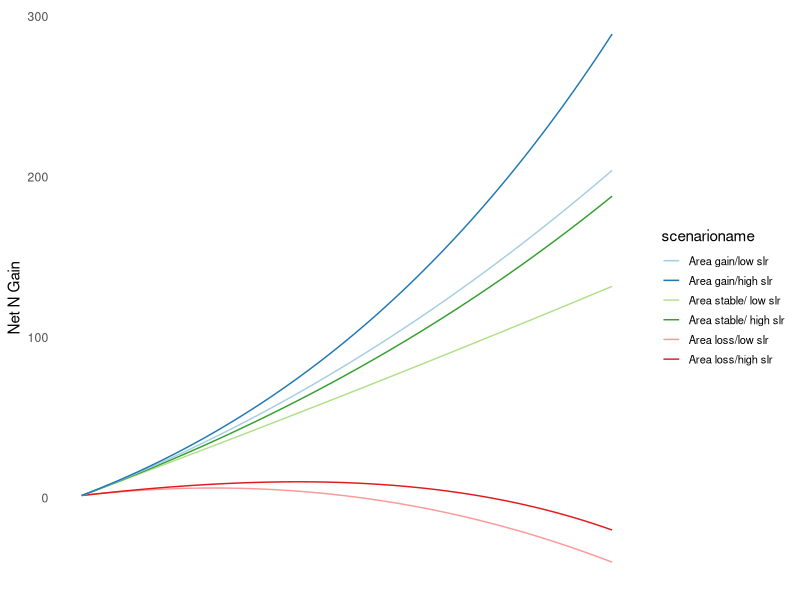
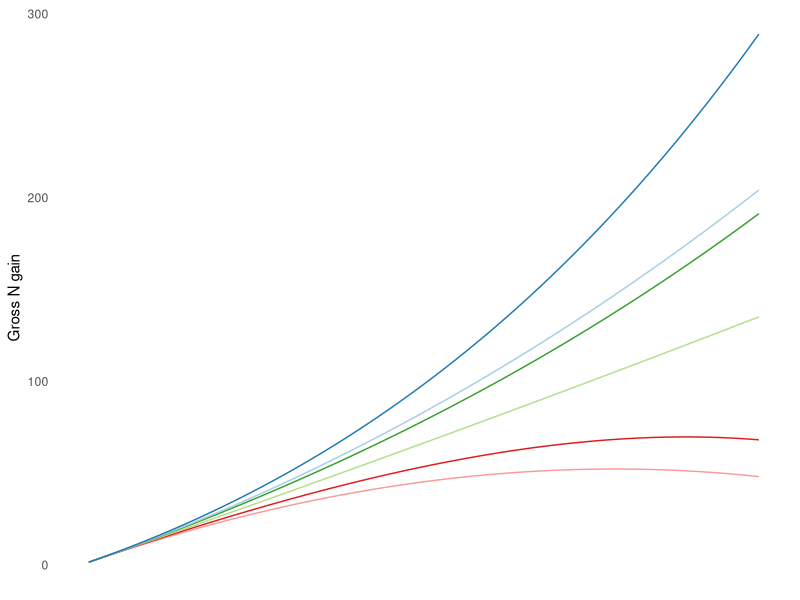
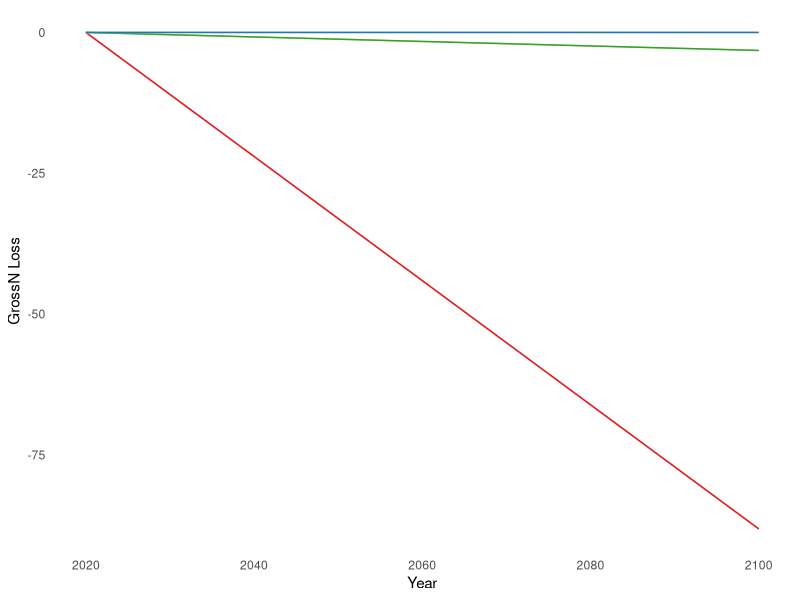

Source code (R) for these figures, in order: (Note: this script raises an error after producing the figures.)

library(dplyr)
library(ggplot2)
library(RColorBrewer)

# Define the sequence of years
years <- 2020:2100

# Create the data frame for each year
scenarios <- data.frame(
  scenario = rep(1:6, each = length(years)),
  scenarioname = rep(c('Area loss/low slr', 'Area loss/high slr', 'Area stable/ low slr', 
                       'Area stable/ high slr', 'Area gain/low slr', 'Area gain/high slr'), 
                     each = length(years)),
  R2020 = 3.5,
  R2100 = rep(c(4.1, 7.8, 4.1, 7.8, 4.1, 7.8), each = length(years)),
  A2020marsh = 52880,
  A2020mangrove = 200239,
  year = rep(years, times = 6)
)

# Calculate the exponential function (k) for each SLR scenario
scenarios$k <- log(scenarios$R2100 / scenarios$R2020) / 80

# Calculate the relative sea level rise (rSLR) for each year: rSLR = SLR2020 * e^(k*(year-2020))
scenarios$rSLR <- scenarios$R2020 * exp(scenarios$k * (scenarios$year - 2020))

# Calculate A2100marsh and A2100mangrove for high loss scenarios 1 and 2
scenarios$A2100marsh[scenarios$scenario %in% c(1, 2)] <- scenarios$A2020marsh[scenarios$scenario %in% c(1, 2)] - 20623
scenarios$A2100mangrove[scenarios$scenario %in% c(1, 2)] <- scenarios$A2020mangrove[scenarios$scenario %in% c(1, 2)] - 144412

# Calculate A2100marsh and A2100mangrove for low loss scenarios 3 and 4
scenarios$A2100marsh[scenarios$scenario %in% c(3, 4)] <- scenarios$A2020marsh[scenarios$scenario %in% c(3,4)] -1568
scenarios$A2100mangrove[scenarios$scenario %in% c(3, 4)] <- scenarios$A2020mangrove[scenarios$scenario %in% c(3,4)] -4421

# Calculate A2100marsh and A2100mangrove for high gain scenarios 5 and 6
scenarios$A2100marsh[scenarios$scenario %in% c(5, 6)] <- scenarios$A2020marsh[scenarios$scenario %in% c(5, 6)] + 20905
scenarios$A2100mangrove[scenarios$scenario %in% c(5, 6)] <- scenarios$A2020mangrove[scenarios$scenario %in% c(5, 6)] + 99434

# Calculate Areas for each year
scenarios$Amarsh <- (scenarios$A2100marsh - scenarios$A2020marsh) * (scenarios$year - 2020) / 80 + scenarios$A2020marsh
scenarios$Amangrove <- (scenarios$A2100mangrove - scenarios$A2020mangrove) * (scenarios$year - 2020) / 80 + scenarios$A2020mangrove
scenarios$Atotal <- scenarios$Amarsh + scenarios$Amangrove

# Calculate the cumulative sum of rSLR within each scenario
scenarios <- scenarios %>%
  group_by(scenario) %>%
  mutate(SL = cumsum(rSLR)) %>%
  ungroup()

# Calculate N gain using Ndensity for marsh and mangrove = 1.78 mg N cm-3
scenarios$Ngainmarsh <- ((scenarios$Amarsh) * (scenarios$SL/10) * (1.78/1000) *10^10)/10^12
scenarios$Ngainmangrove <- ((scenarios$Amangrove) * (scenarios$SL/10) * (1.78/1000) * 10^10)/10^12
scenarios$Ngaintotal <- scenarios$Ngainmarsh + scenarios$Ngainmangrove

# Calculate N loss using Ndensity for marsh, mangrove = 1.78 mg N cm-3, assuming 30 cm of erosive loss
scenarios$Nlossmarsh <- ifelse(   
  scenarios$Amarsh < scenarios$A2020marsh,
  (scenarios$Amarsh - scenarios$A2020marsh) * 30 * (1.78 / 1000) * 10^10 / 10^12,
  0)
scenarios$Nlossmangrove <- ifelse(
  scenarios$Amangrove < scenarios$A2020mangrove,
  (scenarios$Amangrove - scenarios$A2020mangrove) * 30 * (1.78 / 1000) * 10^10 / 10^12,
  0
)
scenarios$Nlosstotal <- scenarios$Nlossmarsh + scenarios$Nlossmangrove

# Calculate net N change
scenarios$netNmarsh <- scenarios$Ngainmarsh + scenarios$Nlossmarsh
scenarios$netNmangrove <- scenarios$Ngainmangrove + scenarios$Nlossmangrove
scenarios$netNtotal <- scenarios$netNmarsh + scenarios$netNmangrove

# Reorder the levels of scenarioname without duplication
scenarios$scenarioname <- factor(scenarios$scenarioname, levels = c('Area gain/low slr', 'Area gain/high slr', 'Area stable/ low slr', 
                                                                    'Area stable/ high slr', 'Area loss/low slr', 'Area loss/high slr'))

# Define plot colors
plot_colors <- brewer.pal(6, "Paired")

# Plot net N over time
plot_netN <- ggplot(scenarios, aes(x = year, y = netNtotal, color = scenarioname, group = scenario)) +
  geom_line() +
  scale_color_manual(values = plot_colors) +
  labs(title = NULL, x = "Year", y = "Net N Gain") +
  theme_minimal() +
  theme(axis.title.x = element_blank(), axis.text.x = element_blank())

# Create a common legend theme
legend_theme <- theme(
  legend.position = "right",
  legend.box = "vertical",
  legend.text = element_text(size = 8),
  legend.key.size = unit(0.5, 'cm'),      # Size of legend keys
  legend.spacing.x = unit(0.5, 'cm'),    # Horizontal spacing between legend items
  legend.spacing.y = unit(0.2, 'cm')     # Vertical spacing between legend items
)

# Plot net N over time
plot_netN <- ggplot(scenarios, aes(x = year, y = netNtotal, color = scenarioname, group = scenario)) +
  geom_line() +
  scale_color_manual(values = plot_colors) +
  labs(title = NULL, x = "Year", y = "Net N Gain") +
  theme_minimal() +
  theme(axis.title.x = element_blank(), axis.text.x = element_blank(), panel.grid.major = element_blank(),   # Remove major gridlines
        panel.grid.minor = element_blank()) +
  legend_theme

# Plot gross N gain over time
plot_Ngain <- ggplot(scenarios, aes(x = year, y = Ngaintotal, color = scenarioname, group = scenario)) +
  geom_line(show.legend = FALSE) +
  scale_color_manual(values = plot_colors) +
  labs(title = NULL, x = "Year", y = "Gross N gain") +
  theme_minimal() +
  theme(axis.title.x = element_blank(), axis.text.x = element_blank(),panel.grid.major = element_blank(),   # Remove major gridlines
        panel.grid.minor = element_blank()) +
  legend_theme

# Plot N loss over time
plot_Nloss <- ggplot(scenarios, aes(x = year, y = Nlosstotal, color = scenarioname, group = scenario)) +
  geom_line(show.legend = FALSE) +
  scale_color_manual(values = plot_colors) +
  labs(title = NULL, x = "Year", y = "GrossN Loss") +
  theme_minimal() +
  theme(panel.grid.major = element_blank(),   # Remove major gridlines
        panel.grid.minor = element_blank()) +
  legend_theme

# Combine the plots into a vertical layout
N_by_year <- plot_netN / plot_Ngain / plot_Nloss 

# Display the combined plot
print(N_by_year)

###########################################################
#Plot marsh elevation by area change

plot_elev_area <- ggplot(scenarios, aes(x = Atotal, y = rSLR, color = scenarioname, group = scenario)) +
  geom_line() +
  scale_color_manual(values = plot_colors) +
  labs(title = NULL, x = "Area", y = "Wetland elevation change") +
  theme_minimal() +
  theme( panel.grid.major = element_blank(),   # Remove major gridlines
        panel.grid.minor = element_blank()) +
  legend_theme

print(plot_elev_area)


#Contour
####################################################################
# Create a grid of values for the background contour representing net N gain
# 9-5-2024

rSLR_values <- seq(3.2, 9, by = .05)  # SL increments of 0.1 for smoothness
Amarsh_values <- seq(min(20000), max(100000), by = 5000)  # Amarsh increments of 5000 for better resolution
Amangrove_values <- seq(min(65000), max(280000), by = 5000)  # Amangrove increments of 5000 for better resolution

contour_grid <- expand.grid(

  rSLR = rSLR_values,
  Amarsh = Amarsh_values,
  Amangrove = Amangrove_values
)

# Calculate SL based on rSLR at 2100
contour_grid$SL <- contour_grid$rSLR*78.8-250 #+ 256

# Calculate Atotal
contour_grid$Atotal <- contour_grid$Amarsh + contour_grid$Amangrove

# Calculate N gain for the contour scenario
contour_grid$Ngainmarsh <- ((contour_grid$Amarsh) * (contour_grid$SL/10) * (1.78/1000) * 10^10) / 10^12
contour_grid$Ngainmangrove <- ((contour_grid$Amangrove) * (contour_grid$SL/10) * (1.78/1000) * 10^10) / 10^12
contour_grid$Ngaintotal <- contour_grid$Ngainmarsh + contour_grid$Ngainmangrove

# Calculate N loss for the contour scenario
contour_grid$Nlossmarsh <- ifelse(   
  contour_grid$Amarsh < min(scenarios$A2020marsh),
  (contour_grid$Amarsh - min(scenarios$A2020marsh)) * 30 * (1.78 / 1000) * 10^10 / 10^12,
  0)
contour_grid$Nlossmangrove <- ifelse(
  contour_grid$Amangrove < min(scenarios$A2020mangrove),
  (contour_grid$Amangrove - min(scenarios$A2020mangrove)) * 30 * (1.78 / 1000) * 10^10 / 10^12,
  0
)
contour_grid$Nlosstotal <- contour_grid$Nlossmarsh + contour_grid$Nlossmangrove

# Calculate net N change for the contour scenario
contour_grid$netNmarsh <- contour_grid$Ngainmarsh + contour_grid$Nlossmarsh
contour_grid$netNmangrove <- contour_grid$Ngainmangrove + contour_grid$Nlossmangrove
contour_grid$netNtotal <- contour_grid$netNmarsh + contour_grid$netNmangrove


plot_elev_area <- ggplot() +
  geom_tile(data = contour_grid, aes(x = Atotal, y = rSLR, fill = netNtotal)) +  # Smoothed background with continuous fill
  scale_fill_viridis_c(option = "B", direction = -1) +  # Apply continuous color scale for fill

  # Black lines with varying dash patterns for different scenarios
  geom_line(data = scenarios, aes(x = Atotal, y = rSLR, linetype = scenarioname, group = scenario), color = "white") +  
  scale_linetype_manual(values = c( "dashed", "dashed", "dotted", "dotted","solid", "solid")) +  # Define different dash types
    labs(title = NULL, x = "Total Area", y = "Wetland Elevation Change") +
  theme_minimal() +
  theme(

    panel.grid.major = element_blank(),
    panel.grid.minor = element_blank(),
    legend.position = "right",
    legend.box = "vertical",
    legend.text = element_text(size = 8),
    legend.key.size = unit(0.5, 'cm'),
    legend.spacing.x = unit(0.5, 'cm'),
    legend.spacing.y = unit(0.2, 'cm')
  ) +
  guides(fill = guide_colorbar(title = "Net N Gain"))  # Add a colorbar legend for the fill

# Print the updated plot
print(plot_elev_area)


# Specify the folder for saving the recategorized data
Scenarios <- "Scenarios"

# Create the output folder if it doesn't exist
if (!dir.exists(Scenarios)) dir.create(Scenarios)

# Write the recategorized data frame to a new CSV file in the "Recategorized" folder
Scenarios <- file.path(Scenarios, "scenarios.csv")
write.csv(scenarios, Scenarios, row.names = FALSE)
